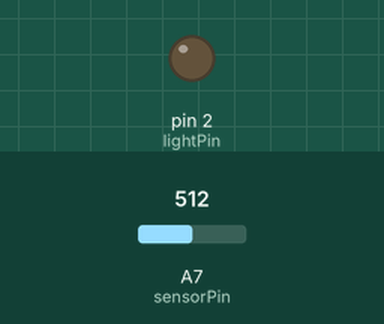
This sketch was run on a simulated Arduino Nano, built with avr-gcc and run on an emulated ATmega328P. On the bench: output pins drawn as LEDs (lit = HIGH). The test bench sets the inputs (shaded band); at power-on: A7 (sensorPin) = 512.

Above: at 1.2 s.
1.3 s: A7 (sensorPin) set to 482
At 2.5 s:
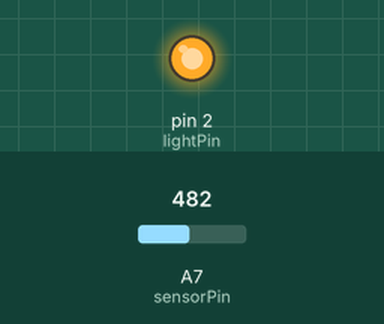
2.8 s: A7 (sensorPin) set to 510
At 3.8 s:
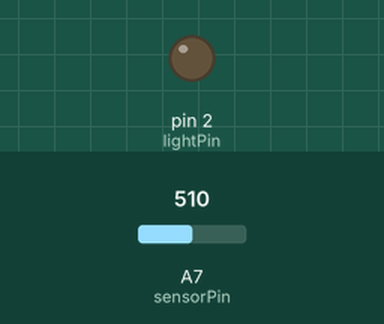
4.3 s: A7 (sensorPin) set to 490
At 5.0 s:
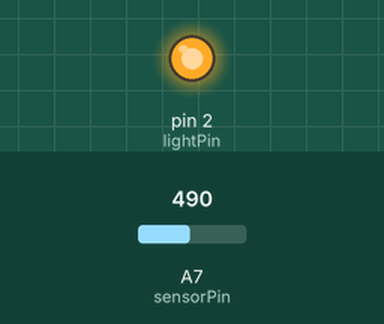
Timing chart, 0 to 7.3 s (numbered marks = the images above; inputs shaded):
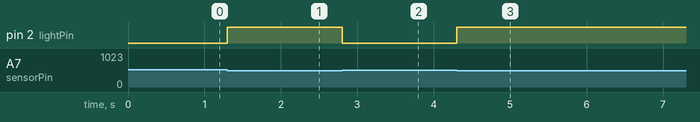

Measured:
- the behaviour switches between 500 and 499 on A7 (sensorPin) (found by bisection; images 0 and 1)
- after the input at 1.3 s, pin 2 (lightPin): LOW → HIGH at once
- after the input at 2.8 s, pin 2 (lightPin): HIGH → LOW at once
- after the input at 4.3 s, pin 2 (lightPin): LOW → HIGH at once

The sketch:

SMART_LIGHT.ino
```cpp
//https://www.youtube.com/watch?v=Tk1Cme4VNiE
//https://www.youtube.com/watch?v=5jeaIfJI6NM

const int sensorPin = A7;
const int lightPin = 2;

int lowThreshold = 500;
int highThreshold = 600;


void setup() {
  // put your setup code here, to run once:
  Serial.begin(9600);
  pinMode(lightPin, OUTPUT);

}

void loop() {
  // put your main code here, to run repeatedly:
int sensorValue = analogRead(sensorPin);

if (sensorValue < lowThreshold){
  digitalWrite(lightPin,HIGH);
  analogWrite(lightPin,255);//BOOST LIGHT UP
}

if (sensorValue > lowThreshold){
  digitalWrite(lightPin,LOW);
    analogWrite(lightPin,0);//LIGHTS OFF

}
}
```
